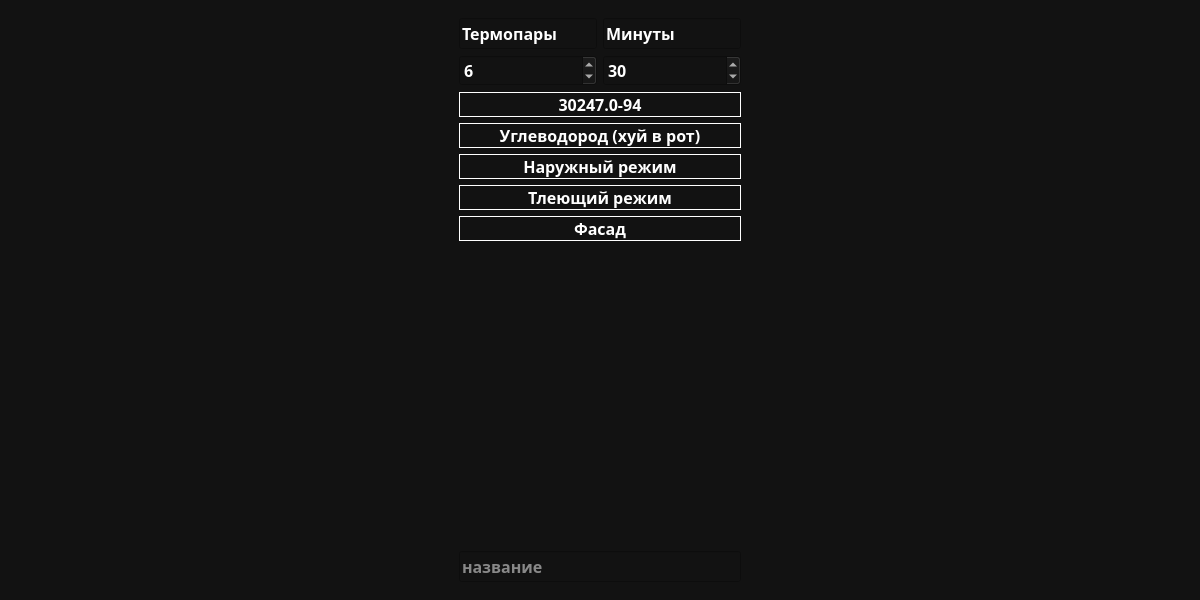
<?xml version="1.0" encoding="UTF-8"?>
<ui version="4.0">
 <class>MainWindow</class>
 <widget class="QMainWindow" name="MainWindow">
  <property name="geometry">
   <rect>
    <x>0</x>
    <y>0</y>
    <width>1200</width>
    <height>600</height>
   </rect>
  </property>
  <property name="minimumSize">
   <size>
    <width>1200</width>
    <height>600</height>
   </size>
  </property>
  <property name="windowTitle">
   <string>MainWindow</string>
  </property>
  <property name="styleSheet">
   <string notr="true">QWidget {
    color: white;
    background-color: #121212;
    font-family: Rubik;
    font-size: 12pt;
    font-weight: 600;
}

QPushButton {
    background-color: transparent;
    border: 1px solid white;
}

QPushButton:hover {
    background-color: #666;
}

QPushButton:pressed {
    background-color: #888;
}</string>
  </property>
  <widget class="QWidget" name="centralwidget">
   <layout class="QGridLayout" name="gridLayout_2">
    <item row="1" column="0">
     <layout class="QHBoxLayout" name="horizontalLayout">
      <item>
       <widget class="QWidget" name="widget" native="true">
        <property name="maximumSize">
         <size>
          <width>300</width>
          <height>16777215</height>
         </size>
        </property>
        <layout class="QVBoxLayout" name="verticalLayout">
         <property name="sizeConstraint">
          <enum>QLayout::SetDefaultConstraint</enum>
         </property>
         <item>
          <layout class="QGridLayout" name="gridLayout">
           <property name="horizontalSpacing">
            <number>6</number>
           </property>
           <item row="1" column="1">
            <widget class="QSpinBox" name="spinBox_2">
             <property name="sizePolicy">
              <sizepolicy hsizetype="Preferred" vsizetype="Fixed">
               <horstretch>0</horstretch>
               <verstretch>0</verstretch>
              </sizepolicy>
             </property>
             <property name="value">
              <number>30</number>
             </property>
            </widget>
           </item>
           <item row="0" column="1">
            <widget class="QLineEdit" name="lineEdit_2">
             <property name="sizePolicy">
              <sizepolicy hsizetype="Preferred" vsizetype="Fixed">
               <horstretch>0</horstretch>
               <verstretch>0</verstretch>
              </sizepolicy>
             </property>
             <property name="text">
              <string>Минуты</string>
             </property>
            </widget>
           </item>
           <item row="1" column="0">
            <widget class="QSpinBox" name="spinBox">
             <property name="sizePolicy">
              <sizepolicy hsizetype="Preferred" vsizetype="Fixed">
               <horstretch>0</horstretch>
               <verstretch>0</verstretch>
              </sizepolicy>
             </property>
             <property name="value">
              <number>6</number>
             </property>
            </widget>
           </item>
           <item row="0" column="0">
            <widget class="QLineEdit" name="lineEdit">
             <property name="sizePolicy">
              <sizepolicy hsizetype="Preferred" vsizetype="Fixed">
               <horstretch>0</horstretch>
               <verstretch>0</verstretch>
              </sizepolicy>
             </property>
             <property name="text">
              <string>Термопары</string>
             </property>
            </widget>
           </item>
          </layout>
         </item>
         <item>
          <widget class="QPushButton" name="pushButton">
           <property name="sizePolicy">
            <sizepolicy hsizetype="Minimum" vsizetype="Preferred">
             <horstretch>0</horstretch>
             <verstretch>0</verstretch>
            </sizepolicy>
           </property>
           <property name="minimumSize">
            <size>
             <width>0</width>
             <height>0</height>
            </size>
           </property>
           <property name="text">
            <string>30247.0-94</string>
           </property>
          </widget>
         </item>
         <item>
          <widget class="QPushButton" name="pushButton_2">
           <property name="sizePolicy">
            <sizepolicy hsizetype="Preferred" vsizetype="Preferred">
             <horstretch>0</horstretch>
             <verstretch>0</verstretch>
            </sizepolicy>
           </property>
           <property name="text">
            <string>Углеводород (хуй в рот)</string>
           </property>
          </widget>
         </item>
         <item>
          <widget class="QPushButton" name="pushButton_3">
           <property name="sizePolicy">
            <sizepolicy hsizetype="Preferred" vsizetype="Preferred">
             <horstretch>0</horstretch>
             <verstretch>0</verstretch>
            </sizepolicy>
           </property>
           <property name="text">
            <string>Наружный режим</string>
           </property>
          </widget>
         </item>
         <item>
          <widget class="QPushButton" name="pushButton_4">
           <property name="sizePolicy">
            <sizepolicy hsizetype="Preferred" vsizetype="Preferred">
             <horstretch>0</horstretch>
             <verstretch>0</verstretch>
            </sizepolicy>
           </property>
           <property name="text">
            <string>Тлеющий режим</string>
           </property>
          </widget>
         </item>
         <item>
          <widget class="QPushButton" name="pushButton_5">
           <property name="sizePolicy">
            <sizepolicy hsizetype="Preferred" vsizetype="Preferred">
             <horstretch>0</horstretch>
             <verstretch>0</verstretch>
            </sizepolicy>
           </property>
           <property name="text">
            <string>Фасад</string>
           </property>
          </widget>
         </item>
         <item>
          <spacer name="verticalSpacer">
           <property name="orientation">
            <enum>Qt::Vertical</enum>
           </property>
           <property name="sizeHint" stdset="0">
            <size>
             <width>20</width>
             <height>40</height>
            </size>
           </property>
          </spacer>
         </item>
         <item>
          <widget class="QLineEdit" name="lineEdit_4">
           <property name="alignment">
            <set>Qt::AlignLeading|Qt::AlignLeft|Qt::AlignVCenter</set>
           </property>
           <property name="placeholderText">
            <string>название</string>
           </property>
          </widget>
         </item>
        </layout>
       </widget>
      </item>
      <item>
       <layout class="QGridLayout" name="gridLayout_3"/>
      </item>
     </layout>
    </item>
   </layout>
  </widget>
 </widget>
 <resources/>
 <connections/>
</ui>
